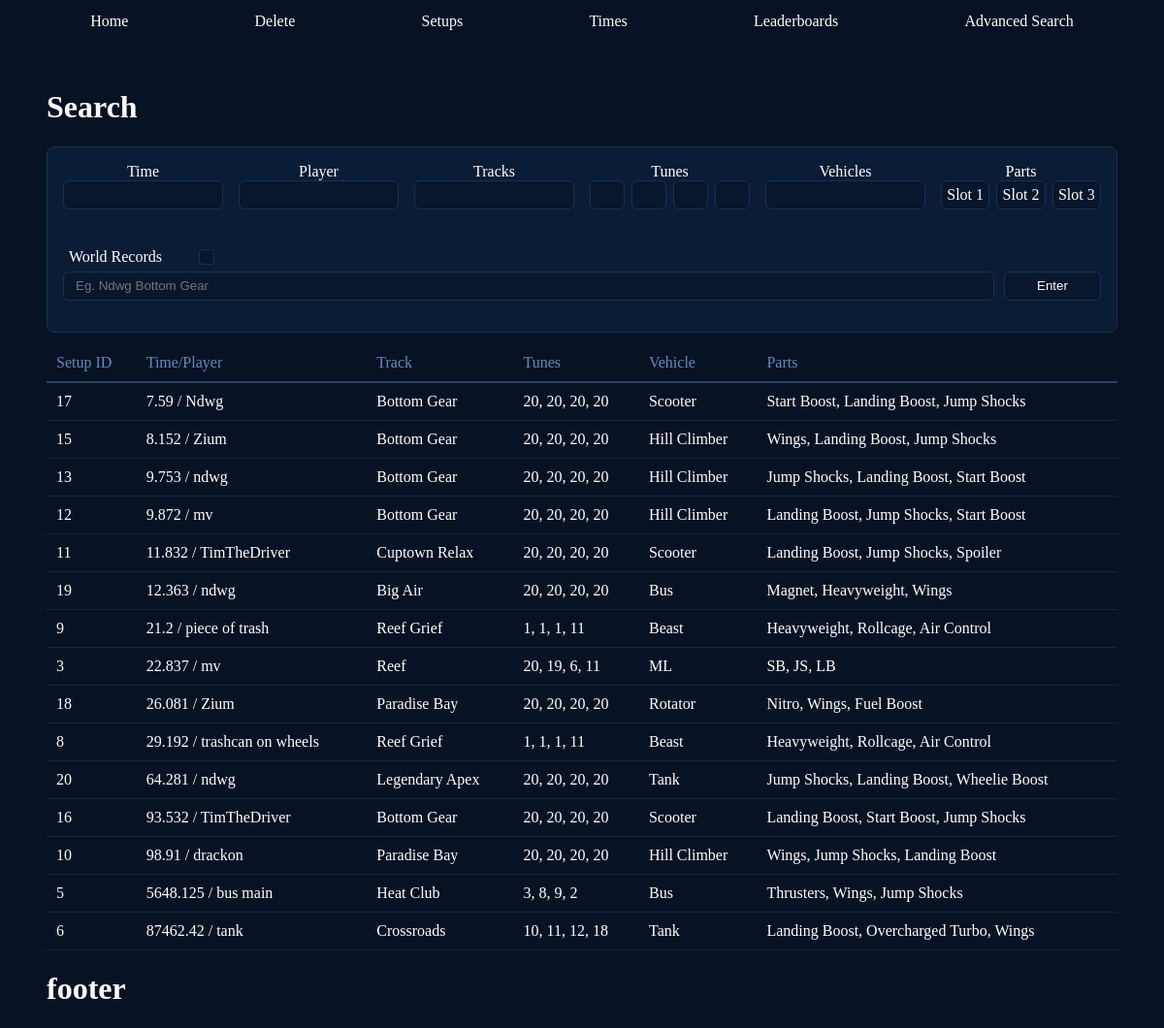
Page /Search on the earlier database version.
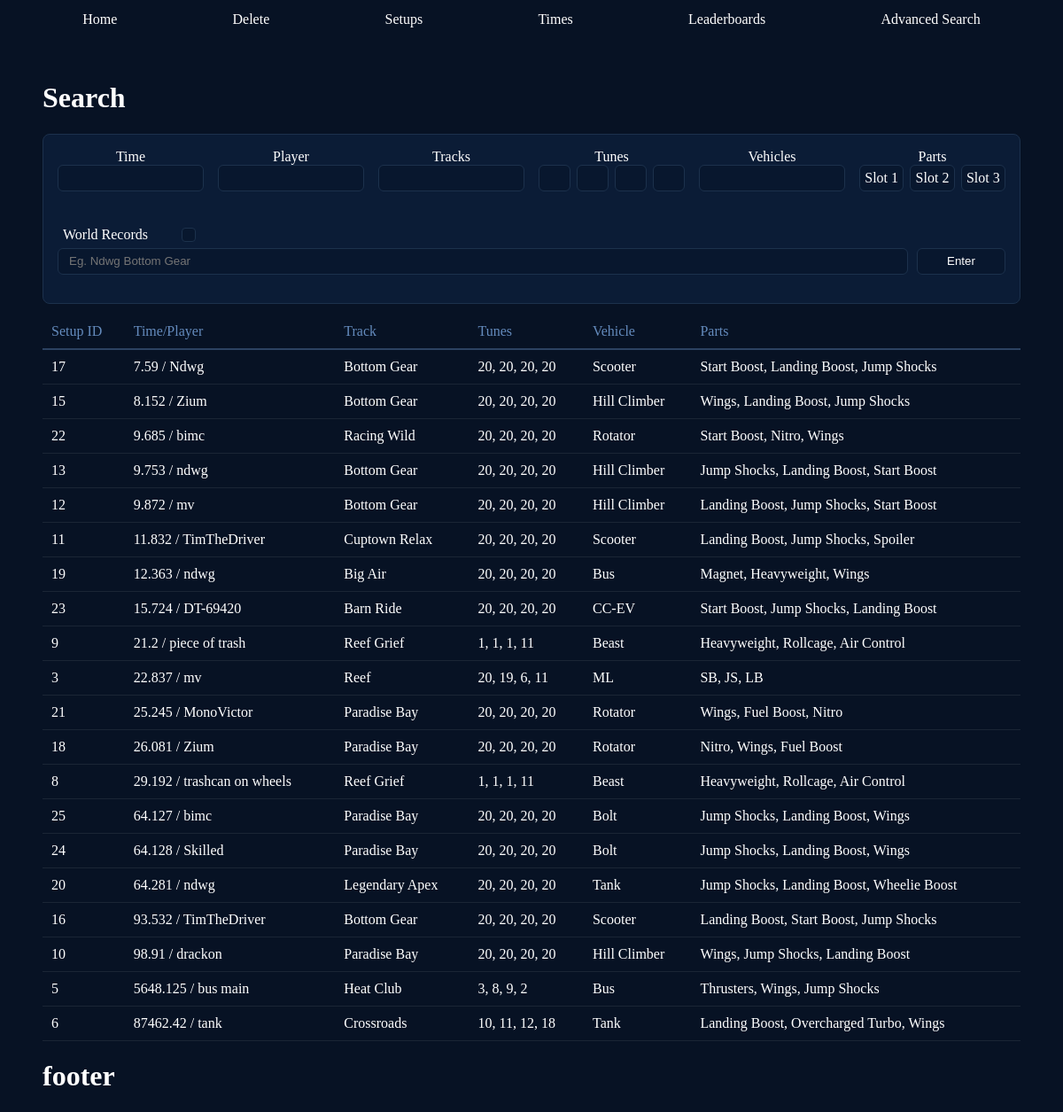
Same page on the later database version.
### app.py (models this page shows)
class Setups(db.Model):
    __tablename__ = "Setups"
    setup_id = db.Column(db.Integer, primary_key=True, autoincrement=True)
    time_id = db.Column(db.Integer, db.ForeignKey("WR_Times.time_id"), nullable=False)
    track_id = db.Column(db.Integer, db.ForeignKey("Tracks.track_id"), nullable=False)
    tune_id = db.Column(db.Integer, db.ForeignKey("Tunes.tune_id"), nullable=False)
    vehicle_id = db.Column(db.Integer, db.ForeignKey("Vehicles.vehicle_id"), nullable=False)
    part_id = db.Column(db.Integer, db.ForeignKey("Part Combinations.part_id"), nullable=False)
    wr_time = db.relationship("WR_Times", back_populates="setups")
    track = db.relationship("Tracks", back_populates="setups")
    tune = db.relationship("Tunes", back_populates="setups")
    vehicle = db.relationship("Vehicles", back_populates="setups")
    parts_combinations = db.relationship("Parts", back_populates="setups")

class WR_Times(db.Model):
    __tablename__ = "WR_Times"
    time_id = db.Column(db.Integer, primary_key=True, autoincrement=True, nullable=False)
    time = db.Column(db.REAL, nullable=False)
    player = db.Column(db.Text, nullable=False)
    setups = db.relationship("Setups", back_populates="wr_time")

class Tracks(db.Model):
    __tablename__ = "Tracks"
    track_id = db.Column(db.Integer, primary_key=True, autoincrement=True, nullable=False, unique=True)
    track_name = db.Column(db.Text, nullable=False)
    setups = db.relationship("Setups", back_populates="track")

class Tunes(db.Model):
    __tablename__ = "Tunes"
    tune_id = db.Column(db.Integer, primary_key=True, autoincrement=True, nullable=False, unique=True)
    tune1 = db.Column(db.Integer, nullable=False)
    tune2 = db.Column(db.Integer, nullable=False)
    tune3 = db.Column(db.Integer, nullable=False)
    tune4 = db.Column(db.Integer, nullable=False)
    setups = db.relationship("Setups", back_populates="tune")

class Vehicles(db.Model):
    __tablename__ = "Vehicles"
    vehicle_id = db.Column(db.Integer, primary_key=True, autoincrement=True, nullable=False, unique=True)
    vehicle_name = db.Column(db.Text, unique=True)
    setups = db.relationship("Setups", back_populates="vehicle")

class Parts(db.Model):
    __tablename__ = "Part Combinations"
    part_id = db.Column(db.Integer, primary_key=True, autoincrement=True, nullable=False, unique=True)
    slot1 = db.Column(db.Text, nullable=False)
    slot2 = db.Column(db.Text, nullable=False)
    slot3 = db.Column(db.Text, nullable=False)
    setups = db.relationship("Setups", back_populates="parts_combinations")

### app.py (the view, shortened to what this page needs)
@app.route('/Search')
def search():
    setup = []
    result_errors = []
    wr_setups = []
    time = request.args.get("time") or None
    tune1 = request.args.get("tune1") or None
    tune2 = request.args.get("tune2") or None
    tune3 = request.args.get("tune3") or None
    tune4 = request.args.get("tune4") or None
    slot1 = request.args.get("slot1") or None
    slot2 = request.args.get("slot2") or None
    slot3 = request.args.get("slot3") or None
    tunes = [(tune1, Tunes.tune1),
            (tune2, Tunes.tune2),
            (tune3, Tunes.tune3),
            (tune4, Tunes.tune4)]
    wr_checked = request.args.get("wr_checked")
    player_filter = request.args.getlist("player_filter")
    track_filter = request.args.getlist("track_filter")
    vehicle_filter = request.args.getlist("vehicle_filter")
    players_options = []
    for c in (db.session.query(WR_Times.player).join(Setups).distinct().all()):
        players_options.append(c[0])
    search_bar = request.args.get("search_bar") or None
    setup = Setups.query.join(WR_Times).join(Vehicles).join(Tracks).join(Tunes).join(Parts).order_by(WR_Times.time.asc())
    if vehicle_filter:
        for v in vehicle_filter:
            if v in vehicles_list:
                setup = setup.filter(Vehicles.vehicle_name == v)
            else:
                result_errors.append(f"{v} is not a valid vehicle")
    if player_filter:
        for p in player_filter:
            if p in players_options:
                setup = setup.filter(WR_Times.player == p)
            else:
                result_errors.append(f"{p} has no setups")
    if track_filter:
        for t in track_filter:
            if t in track_filter:
                setup = setup.filter(Tracks.track_name == t)
            else:
                result_errors.append(f"{t} is not a valid track")
    for value,column in tunes:
        if value:
            try:
                value = int(value)
                if 21 > value > 0:
                    setup = setup.filter(column == value)
                else:
                    result_errors.append(f"{value} is not between 1 and 20")
            except ValueError:
                result_errors.append(f"{value} is not an integer")
    if result_errors:
        result = []
    else:
        result = setup.all()
        if wr_checked:
            for i in result:
                wr_setups.append(int(i.setup_id))
            print(f"{wr_setups}")
    return render_template('Search.html',
                           tracks_list=tracks_list,
                           vehicles_list=vehicles_list,
                           parts_list=parts_list,
                           search_bar=search_bar or "",
                           result=result,
                           players=players_options,
                           result_errors=result_errors)

### templates/Search.html (shortened to what this page needs)
{% extends 'layout.html' %}
{% block content %}
<body>
    <h1>Search</h1>
    <div class="search-form">
        <form method="GET" action="{{ url_for('search') }}">
            <div class="search-grid">
                <div class="search-box">
                    <label>Time</label>
                    <input type="number" step="any" name="time"><br>
                </div>
                <div class="search-box">
                    <label>Player</label>
                    <details class="expand" name="expand">
                        <summary></summary>
                    </details>
                </div>
                <div class="search-box">
                    <label>Tracks</label>
                    <details class="expand" name="expand">
                        <summary></summary>
                    </details>
                </div>
                <div class="search-box">
                    <label>Tunes</label>
                    <div class="multi-select">
                        <input type="number" max="20" min="1" name="tune1">
                        <input type="number" max="20" min="1" name="tune2">
                        <input type="number" max="20" min="1" name="tune3">
                        <input type="number" max="20" min="1" name="tune4">
                    </div>
                </div>
                <div class="search-box">
                    <label>Vehicles</label>
                    <details class="expand" name="expand">
                        <summary></summary>
                    </details>
                </div>
                <div class="search-box">
                    <label>Parts</label>
                    <div class="multi-select">
                        {% for i in range(3) %}
                        <details class="expand" name="expand">
                            <summary>Slot {{i+1}}</summary>
                        </details>
                        {% endfor %}
                    </div>
                </div>
                <label class="expand_options">
                    <span>World Records</span>
                    <input type="checkbox" name="wr_checked">
                </label>
            </div>
            <div class="search-bar">
                <input type="search" name="search_bar" value="{{search_bar}}" placeholder="Eg. Ndwg Bottom Gear">
                <button type="submit">Enter</button>
            </div>
        </form>
    </div>
    <div class="results">
        <table>
            <thead>
                <tr>
                    <td>Setup ID</td>
                    <td>Time/Player</td>
                    <td>Track</td>
                    <td>Tunes</td>
                    <td>Vehicle</td>
                    <td>Parts</td>
                </tr>
            </thead>
            <tbody>
                {% for i in result %}
                <tr>
                    <td>{{i.setup_id}}</td>
                    <td>{{i.wr_time.time}} / {{i.wr_time.player}}</td>
                    <td>{{i.track.track_name}}</td>
                    <td>{{i.tune.tune1}}, {{i.tune.tune2}}, {{i.tune.tune3}}, {{i.tune.tune4}}</td>
                    <td>{{i.vehicle.vehicle_name}}</td>
                    <td>{{i.parts_combinations.slot1}}, {{i.parts_combinations.slot2}}, {{i.parts_combinations.slot3}}</td>
                </tr>
                {% endfor %}
            </tbody>
        </table>
    </div>
</body>
{% endblock %}

Differences in the rows shown:
added Setups: setup_id "22", wr_time.time "9.685", wr_time.player "bimc", track.track_name "Racing Wild", tune.tune1 "20", tune.tune2 "20", tune.tune3 "20", tune.tune4 "20", vehicle.vehicle_name "Rotator", parts_combinations.slot1 "Start Boost", parts_combinations.slot2 "Nitro", parts_combinations.slot3 "Wings"
added Setups: setup_id "23", wr_time.time "15.724", wr_time.player "DT-69420", track.track_name "Barn Ride", tune.tune1 "20", tune.tune2 "20", tune.tune3 "20", tune.tune4 "20", vehicle.vehicle_name "CC-EV", parts_combinations.slot1 "Start Boost", parts_combinations.slot2 "Jump Shocks", parts_combinations.slot3 "Landing Boost"
added Setups: setup_id "21", wr_time.time "25.245", wr_time.player "MonoVictor", track.track_name "Paradise Bay", tune.tune1 "20", tune.tune2 "20", tune.tune3 "20", tune.tune4 "20", vehicle.vehicle_name "Rotator", parts_combinations.slot1 "Wings", parts_combinations.slot2 "Fuel Boost", parts_combinations.slot3 "Nitro"
added Setups: setup_id "25", wr_time.time "64.127", wr_time.player "bimc", track.track_name "Paradise Bay", tune.tune1 "20", tune.tune2 "20", tune.tune3 "20", tune.tune4 "20", vehicle.vehicle_name "Bolt", parts_combinations.slot1 "Jump Shocks", parts_combinations.slot2 "Landing Boost", parts_combinations.slot3 "Wings"
added Setups: setup_id "24", wr_time.time "64.128", wr_time.player "Skilled", track.track_name "Paradise Bay", tune.tune1 "20", tune.tune2 "20", tune.tune3 "20", tune.tune4 "20", vehicle.vehicle_name "Bolt", parts_combinations.slot1 "Jump Shocks", parts_combinations.slot2 "Landing Boost", parts_combinations.slot3 "Wings"
